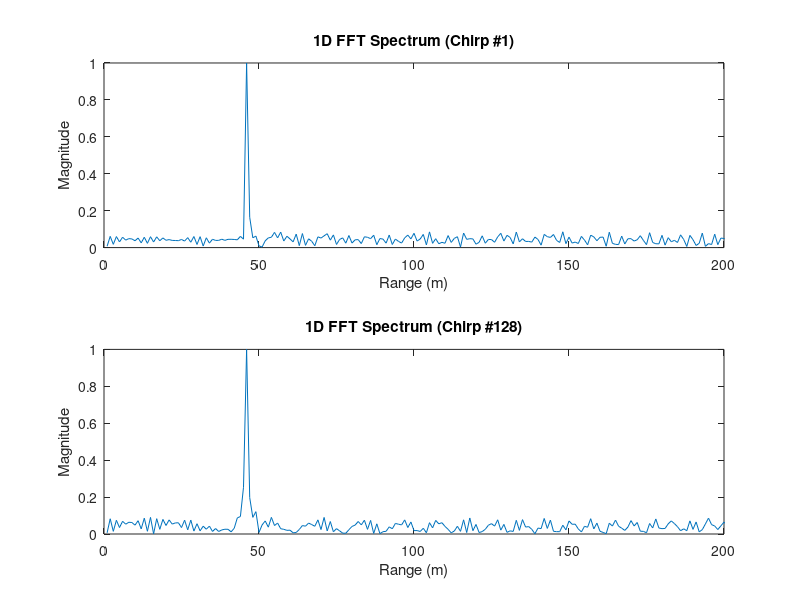
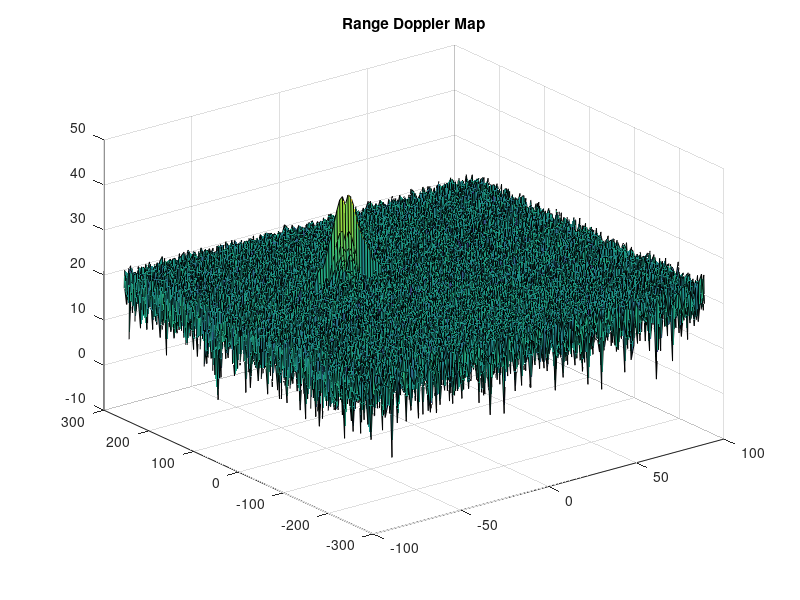

These figures' MATLAB source, in order: (Note: this script raises an error after producing the figures.)
%%%%%%%%%%%%%%%%
%% Quoc H Lam %%
%%%%%%%%%%%%%%%%

clear all;
close all; 
clc;

%% Radar Specifications 
%%%%%%%%%%%%%%%%%%%%%%%%%%%
% Frequency of operation = 77GHz
% Max Range = 200m
% Range Resolution = 1 m
% Max Velocity = 100 m/s
%%%%%%%%%%%%%%%%%%%%%%%%%%%
maxRange = 200;
rangeResolution = 1;
maxVelocity = 100;
%speed of light = 3e8
c = 3e8;

%% User Defined Range and Velocity of target
% *%TODO* :
% define the target's initial position and velocity. Note : Velocity
% remains contant
initVelocity = -30; % initial velocity is 30m/s: (+) outbound, (-) inbound
initRange = 45;    % initial range is 50m away from radar mount

%% FMCW Waveform Generation

% *%TODO* :
%Design the FMCW waveform by giving the specs of each of its parameters.
% Calculate the Bandwidth (B), Chirp Time (Tchirp) and Slope (slope) of the FMCW
% chirp using the requirements above.
Bsweep = c/(2*rangeResolution);     
Tchirp = (5.5*2*maxRange/c);       
slope = Bsweep/Tchirp;                

%Operating carrier frequency of Radar 
fc= 77e9;             %carrier freq
                                                          
%The number of chirps in one sequence. Its ideal to have 2^ value for the ease of running the FFT
%for Doppler Estimation. 
Nd=128;                   % #of doppler cells OR #of sent periods % number of chirps

%The number of samples on each chirp. 
Nr=1024;                  %for length of time OR # of range cells

% Timestamp for running the displacement scenario for every sample on each
% chirp
t=linspace(0,Nd*Tchirp,Nr*Nd); %total time for samples


%Creating the vectors for Tx, Rx and Mix based on the total samples input.
Tx=zeros(1,length(t)); %transmitted signal
Rx=zeros(1,length(t)); %received signal
Mix = zeros(1,length(t)); %beat signal

%Similar vectors for range_covered and time delay.
r_t=zeros(1,length(t));
td=zeros(1,length(t));


%% Signal generation and Moving Target simulation
% Running the radar scenario over the time. 

for i=1:length(t)         

    % *%TODO* :
    %For each time stamp update the Range of the Target for constant velocity. 
    r_t(i) = initRange + initVelocity * t(i);
    td(i) = 2 * r_t(i) / c;

    % *%TODO* :
    %For each time sample we need update the transmitted and
    %received signal. 
    Tx(i) = cos(2 * pi * (fc * t(i) + slope * t(i)^2 * 0.5));
    Rx(i) = cos(2 * pi * (fc * (t(i) - td(i)) + (slope * (t(i) - td(i))^2) * 0.5));
    
    % *%TODO* :
    %Now by mixing the Transmit and Receive generate the beat signal
    %This is done by element wise matrix multiplication of Transmit and
    %Receiver Signal
    Mix(i) = Tx(i) * Rx(i);
    
end

%% RANGE MEASUREMENT


 % *%TODO* :
%reshape the vector into Nr*Nd array. Nr and Nd here would also define the size of
%Range and Doppler FFT respectively.
Mixreshape = reshape(Mix, [Nr, Nd]);

 % *%TODO* :
%run the FFT on the beat signal along the range bins dimension (Nr) and
%normalize.
rangeFFT = fft(Mixreshape, Nr, 1); 
rangeFFTNorm = normalize(rangeFFT, "norm", Inf);

 % *%TODO* :
% Take the absolute value of FFT output
rangeFFTNormAbs = abs(rangeFFTNorm); 

 % *%TODO* :
% Output of FFT is double sided signal, but we are interested in only one side of the spectrum.
% Hence we throw out half of the samples.
rangeFFTNormAbs = rangeFFTNormAbs(1:Nr/2, :);

%plotting the range
figure ('Name','Range from First FFT')
subplot(2,1,1)

 % *%TODO* :
 % plot FFT output 
plot(rangeFFTNormAbs(:,1));
title('1D FFT Spectrum (Chirp #1)');
xlabel('Range (m)');
ylabel('Magnitude');
axis ([0 200 0 1]);

subplot(2,1,2); 
plot(rangeFFTNormAbs(:,128));
title('1D FFT Spectrum (Chirp #128)');
xlabel('Range (m)');
ylabel('Magnitude');
axis ([0 200 0 1]);

%% RANGE DOPPLER RESPONSE
% The 2D FFT implementation is already provided here. This will run a 2DFFT
% on the mixed signal (beat signal) output and generate a range doppler
% map.You will implement CFAR on the generated RDM


% Range Doppler Map Generation.

% The output of the 2D FFT is an image that has reponse in the range and
% doppler FFT bins. So, it is important to convert the axis from bin sizes
% to range and doppler based on their Max values.

Mix=reshape(Mix,[Nr,Nd]);

% 2D FFT using the FFT size for both dimensions.
sig_fft2 = fft2(Mix,Nr,Nd);

% Taking just one side of signal from Range dimension.
sig_fft2 = sig_fft2(1:Nr/2,1:Nd);
sig_fft2 = fftshift (sig_fft2);
RDM = abs(sig_fft2);
RDM = 10*log10(RDM);

%use the surf function to plot the output of 2DFFT and to show axis in both
%dimensions
doppler_axis = linspace(-100,100,Nd);
range_axis = linspace(-200,200,Nr/2)*((Nr/2)/400);
figure,surf(doppler_axis,range_axis,RDM);
title('Range Doppler Map');
%% CFAR implementation

%Slide Window through the complete Range Doppler Map

% *%TODO* :
%Select the number of Training Cells in both the dimensions.
Tr = 8;
Td = 8;

% *%TODO* :
%Select the number of Guard Cells in both dimensions around the Cell under 
%test (CUT) for accurate estimation
Gr = 4; 
Gd = 4; 

% *%TODO* :
% offset the threshold by SNR value in dB
offset = 15; 

% *%TODO* :
%Create a vector to store noise_level for each iteration on training cells
noiseLevel = zeros(1,1);


% *%TODO* :
%design a loop such that it slides the CUT across range doppler map by
%giving margins at the edges for Training and Guard Cells.
%For every iteration sum the signal level within all the training
%cells. To sum convert the value from logarithmic to linear using db2pow
%function. Average the summed values for all of the training
%cells used. After averaging convert it back to logarithimic using pow2db.
%Further add the offset to it to determine the threshold. Next, compare the
%signal under CUT with this threshold. If the CUT level > threshold assign
%it a value of 1, else equate it to 0.
    noiseAndOffset = zeros(size(RDM));
    trainingCells = (2*Tr+2*Gr+1)*(2*Td+2*Gd+1) - (2*Gr+1)*(2*Gd+1);
    % Use RDM[x,y] as the matrix from the output of 2D FFT for implementing
    % CFAR
    for i = (Tr + Gr) + 1 : Nr/2 - (Tr + Gr)
        for j = (Td + Gd) + 1 : Nd - (Td + Gd)
            trainingArea = RDM(i-Gr-Tr : i+Gr+Tr, j-Gd-Td : j+Gd+Td);
            sumTrainingArea = sum(trainingArea, "all");
            guardingArea = RDM(i-Gr : i+Gr, j-Gd : j+Gd); 
            sumGuardingArea = sum(guardingArea, "all");
            sumNoiseLevel = sumTrainingArea - sumGuardingArea; 
            noiseLevel = sumNoiseLevel/trainingCells; 
            noiseAndOffset(i,j) = noiseLevel + offset;
        end
    end

% *%TODO* :
% The process above will generate a thresholded block, which is smaller 
%than the Range Doppler Map as the CUT cannot be located at the edges of
%matrix. Hence,few cells will not be thresholded. To keep the map size same
% set those values to 0. 
    CFAROutput = zeros(size(RDM));
    for i = (Tr + Gr) + 1 : Nr/2 - (Tr + Gr)
        for j = (Td + Gd) + 1 : Nd - (Td + Gd)
            if (RDM(i,j) > noiseAndOffset(i,j))
                CFAROutput(i,j) = 1;
            end
        end
    end
% *%TODO* :
%display the CFAR output using the Surf function like we did for Range
%Doppler Response output.
figure,surf(doppler_axis,range_axis,CFAROutput);
colorbar;


 
 